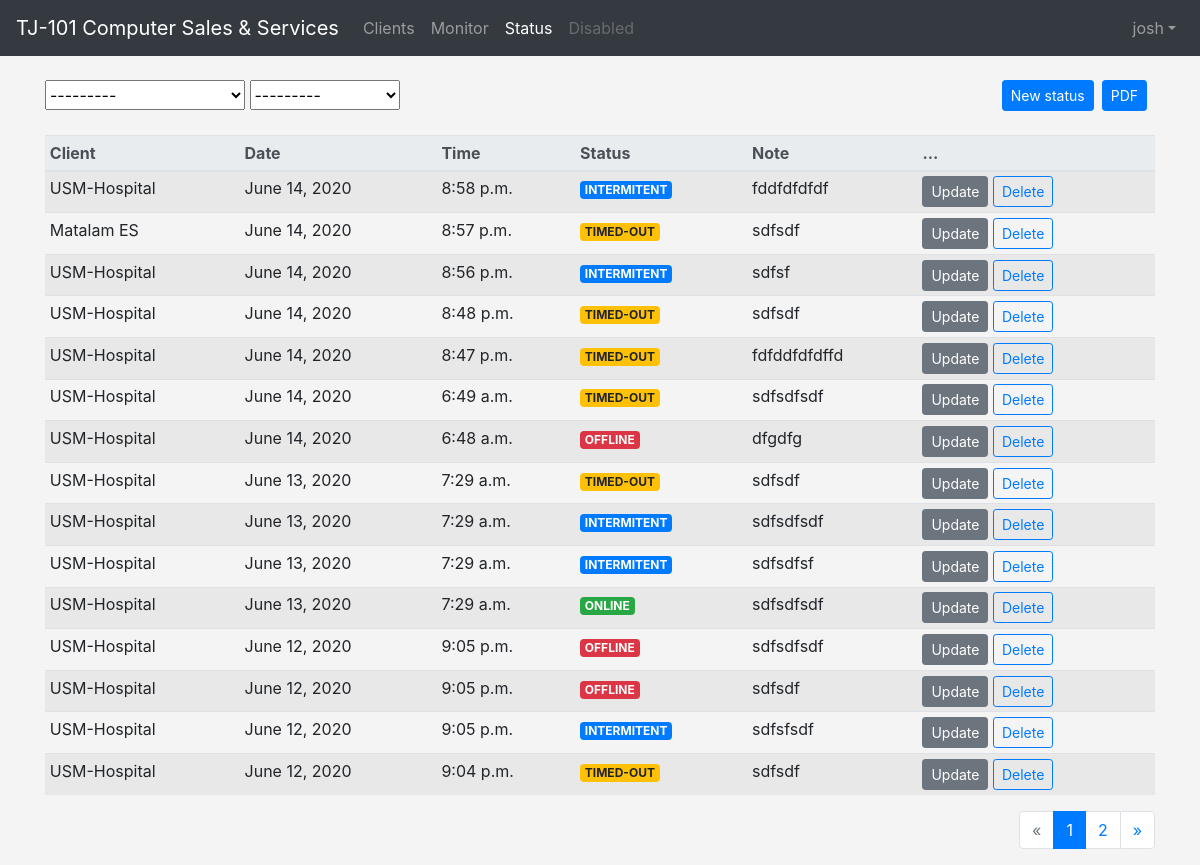
Screenshot of /clients/status/ (signed in) with the database file from the repository.
### client/models.py (models this page shows, shortened)
class Status(models.Model):
    OFF     = 'OFFLINE'
    RTO     = 'TIMED-OUT'
    INT     = 'INTERMITENT'
    ON      = 'ONLINE'
    STATUS    = (
        (OFF, 'Offline'),
        (RTO, 'Time out'),
        (INT, 'Intermitent'),
        (ON, 'Online'),
    )
    client          = models.ForeignKey(Client, on_delete=models.CASCADE)
    status_date     = models.DateField(auto_now_add=True)
    status_time     = models.TimeField(auto_now_add=True)
    status_note     = models.CharField(max_length=200)
    status_type     = models.CharField(max_length=11, choices=STATUS, default=OFF)
    class Meta:
        indexes     = [models.Index(fields=['status_date'])]
        ordering    = ['-status_date']
        verbose_name= 'status'
        verbose_name_plural = 'statuses'

class Client(models.Model):
    client_no       = models.CharField(max_length=50)
    client_name     = models.CharField(max_length=150)
    client_address  = models.CharField(max_length=200)
    client_email    = models.CharField(max_length=100)
    client_registered = models.DateField(auto_now_add=False)
    client_active   = models.BooleanField(default=False)
    client_ip       = models.CharField(default="0.0.0.0", max_length=20)
    def __str__(self):
        return  self.client_name

### client/views.py (the view)
# urls.py: path('status/', views.status_list, name='statuses'),
def status_list(request):
    statuses = Status.objects.all()
    status_filter = StatusFilter(request.GET, queryset=statuses)
    page = request.GET.get('page', 1)
    paginator = Paginator(status_filter.qs, 15)
    try:
        statusex = paginator.page(page)
    except PageNotAnInteger:
        statusex = paginator.page(1)
    except EmptyPage:
        statusex = paginator.page(paginator.num_pages)
    flag1 = True
    return render(request, 'status/statuses.html', {'statuses': statusex, 'flag1':flag1, 'filter': status_filter})

### templates/status/statuses.html (shortened to what this page needs)
{% extends 'base/base.html' %}
{% load crispy_forms_tags %}
{% block content %}
    {% if user.is_authenticated  %}
        {% include 'base/navbar-status.html' %}
        <br>
            <div class="container">
                <div class="row mb-2">
                    <div class="col-6 mb-2 float-left">
                        <form method="GET">
                            {% for field in filter.form  %}
                                {{field}}
                            {% endfor %}
                        </form>
                    </div>
                    <div class="col mb-2 float-right">
                        <button type="button" class="btn btn-primary btn-sm js-pdf-client mx-2 float-right" onclick="window.open('/clients/report/')">
                            PDF
                        </button>
                        <button type="button" class="btn btn-primary btn-sm js-create-status mb-2 float-right" data-url="{% url 'client:create_status_1' %}">
                             New status
                        </button>
                    </div>
                </div>
                <div class="table-responsive">
                    <table class="table table-hover table-sm table-striped" id="statusTable">
                        <thead class="thead-light">
                            <tr>
                                <th>Client</th>
                                <th>Date</th>
                                <th>Time</th>
                                <th>Status</th>
                                <th>Note</th>
                                <th>...</th>
                            </tr>
                        </thead>
                        <tbody>
                            {% include 'status/partial_status_list.html' %}
                        </tbody>
                    </table>
                </div>
                            {% if flag1 == True %}
                                    <div>
                                        {% if statuses.has_other_pages %}
                                            <ul class="pagination justify-content-end">
                                                {% if statuses.has_previous %}
                                                    <li class="page-item">
                                                        <a class="page-link" href="?page={{ statuses.previous_page_number }}">&laquo;</a>
                                                    </li>
                                                {% else %}
                                                    <li class="page-item disabled">
                                                        <a class="page-link" href="#" tabindex="-1" aria-disabled="true"> <span>&laquo;</span></a>
                                                    </li>
                                                {% endif %}
                                                {% for i in statuses.paginator.page_range %}
                                                {% if statuses.number == i %}
                                                    <li class="page-item active" aria-current="page">
                                                        <a class="page-link" href="#"><span>{{ i }} <span class="sr-only">(current)</span></span></a>
                                                    </li>
                                                {% else %}
                                                    <li class="page-item">
                                                        <a class="page-link" href="?page={{ i }}">{{ i }}</a>
                                                    </li>
                                                {% endif %}
                                                {% endfor %}
                                                {% if statuses.has_next %}
                                                    <li class="page-item">
                                                        <a class="page-link" href="?page={{ statuses.next_page_number }}">&raquo;</a>
                                                    </li>
                                                {% else %}
                                                    <li class="page-item disabled">
                                                        <a class="page-link" href="#" tabindex="-1" aria-disabled="true"><span>&raquo;</span></a>
                                                    </li>
                                                {% endif %}
                                            </ul>
                                        {% endif %}
                                    </div>
                            {% endif %}
            </div>
    {% endif %}
{% endblock content %}

### templates/base/navbar-user.html (shortened to what this page needs)
<ul class="navbar-nav ml-auto ml-md-0">
    <li class="nav-item dropdown">
        <a class="nav-link dropdown-toggle" id="userDropdown" href="#" role="button" data-toggle="dropdown" aria-haspopup="true" aria-expanded="false">{{user.username}}</a>
    </li>
  </ul>

### templates/status/partial_status_list.html (shortened to what this page needs)
<div>
    {% for status in statuses  %}
        <tr>
            <td>{{status.client}}</td>
            <td>{{status.status_date}}</td>
            <td>{{status.status_time}}</td>
            {% if status.status_type == 'ONLINE' %}
                <td><span class="badge badge-success">{{status.status_type}}</span> </td>
            {% elif status.status_type == 'OFFLINE' %}
                <td><span class="badge badge-danger">{{status.status_type}}</span></td>
            {% elif status.status_type == 'TIMED-OUT' %}
                <td><span class="badge badge-warning">{{status.status_type}}</span></td>
            {% else %}
                <td><span class="badge badge-primary">{{status.status_type}}</span></td>
            {% endif %}
            <td>{{status.status_note}}</td>
            <td>
                <button type="button"
                    class="btn btn-secondary btn-sm js-update-status" data-url="{% url 'client:update_status' status.pk %}">
                    Update
                </button>
                <button type="button"
                    class="btn btn-outline-primary btn-sm js-delete-status" data-url="{% url 'client:delete_status' status.pk %}">
                    Delete
                </button>
            </td>
        </tr>
    {% endfor %}
</div>

### static/css/style.css (style rules this page uses)
body { background-color: #f4f4f4; }

### templates/status/statuses.html (style rules this page uses)
#id_client { width: 200px; height: 30px; }
#id_status_type { width: 150px; height: 30px; }

### rows the page displays
Status: client "USM-Hospital", status_date "June 14, 2020", status_time "8:58 p.m.", status_type "INTERMITENT", status_note "fddfdfdfdf"
Status: client "Matalam ES", status_date "June 14, 2020", status_time "8:57 p.m.", status_type "TIMED-OUT", status_note "sdfsdf"
Status: client "USM-Hospital", status_date "June 14, 2020", status_time "8:56 p.m.", status_type "INTERMITENT", status_note "sdfsf"
Status: client "USM-Hospital", status_date "June 14, 2020", status_time "8:48 p.m.", status_type "TIMED-OUT", status_note "sdfsdf"
Status: client "USM-Hospital", status_date "June 14, 2020", status_time "8:47 p.m.", status_type "TIMED-OUT", status_note "fdfddfdfdffd"
Status: client "USM-Hospital", status_date "June 14, 2020", status_time "6:49 a.m.", status_type "TIMED-OUT", status_note "sdfsdfsdf"
Status: client "USM-Hospital", status_date "June 14, 2020", status_time "6:48 a.m.", status_type "OFFLINE", status_note "dfgdfg"
Status: client "USM-Hospital", status_date "June 13, 2020", status_time "7:29 a.m.", status_type "TIMED-OUT", status_note "sdfsdf"
Status: client "USM-Hospital", status_date "June 13, 2020", status_time "7:29 a.m.", status_type "INTERMITENT", status_note "sdfsdfsdf"
Status: client "USM-Hospital", status_date "June 13, 2020", status_time "7:29 a.m.", status_type "INTERMITENT", status_note "sdfsdfsf"
Status: client "USM-Hospital", status_date "June 13, 2020", status_time "7:29 a.m.", status_type "ONLINE", status_note "sdfsdfsdf"
Status: client "USM-Hospital", status_date "June 12, 2020", status_time "9:05 p.m.", status_type "OFFLINE", status_note "sdfsdfsdf"
Status: client "USM-Hospital", status_date "June 12, 2020", status_time "9:05 p.m.", status_type "OFFLINE", status_note "sdfsdf"
Status: client "USM-Hospital", status_date "June 12, 2020", status_time "9:05 p.m.", status_type "INTERMITENT", status_note "sdfsfsdf"
Status: client "USM-Hospital", status_date "June 12, 2020", status_time "9:04 p.m.", status_type "TIMED-OUT", status_note "sdfsdf"

### other values shown
{{ user.username }} "josh"
{{ i }} "1"
{{ i }} "2"
